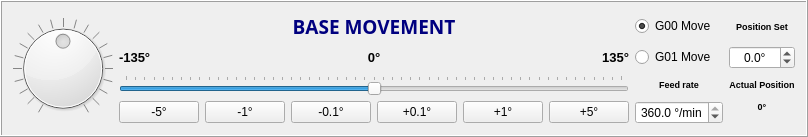
            <widget class="QFrame" name="base_frame">
             <property name="frameShape">
              <enum>QFrame::Box</enum>
             </property>
             <property name="frameShadow">
              <enum>QFrame::Raised</enum>
             </property>
             <layout class="QGridLayout" name="gridLayout_5">
              <item row="3" column="6" rowspan="2">
               <widget class="QPushButton" name="base_pushbutton6">
                <property name="cursor">
                 <cursorShape>PointingHandCursor</cursorShape>
                </property>
                <property name="text">
                 <string>+5°</string>
                </property>
               </widget>
              </item>
              <item row="3" column="3" rowspan="2">
               <widget class="QPushButton" name="base_pushbutton3">
                <property name="cursor">
                 <cursorShape>PointingHandCursor</cursorShape>
                </property>
                <property name="text">
                 <string>-0.1°</string>
                </property>
               </widget>
              </item>
              <item row="1" column="9">
               <widget class="QDoubleSpinBox" name="base_spinbox_2">
                <property name="alignment">
                 <set>Qt::AlignCenter</set>
                </property>
                <property name="accelerated">
                 <bool>false</bool>
                </property>
                <property name="suffix">
                 <string>°</string>
                </property>
                <property name="decimals">
                 <number>1</number>
                </property>
                <property name="minimum">
                 <double>-135.000000000000000</double>
                </property>
                <property name="maximum">
                 <double>135.000000000000000</double>
                </property>
                <property name="singleStep">
                 <double>0.100000000000000</double>
                </property>
               </widget>
              </item>
              <item row="3" column="2" rowspan="2">
               <widget class="QPushButton" name="base_pushbutton2">
                <property name="cursor">
                 <cursorShape>PointingHandCursor</cursorShape>
                </property>
                <property name="text">
                 <string>-1°</string>
                </property>
               </widget>
              </item>
              <item row="2" column="1" colspan="6">
               <widget class="QSlider" name="base_slider">
                <property name="cursor">
                 <cursorShape>SizeHorCursor</cursorShape>
                </property>
                <property name="minimum">
                 <number>-1350</number>
                </property>
                <property name="maximum">
                 <number>1350</number>
                </property>
                <property name="singleStep">
                 <number>1</number>
                </property>
                <property name="value">
                 <number>0</number>
                </property>
                <property name="orientation">
                 <enum>Qt::Horizontal</enum>
                </property>
                <property name="tickPosition">
                 <enum>QSlider::TicksAbove</enum>
                </property>
                <property name="tickInterval">
                 <number>50</number>
                </property>
               </widget>
              </item>
              <item row="2" column="7" colspan="2">
               <widget class="QLabel" name="base_label_vel">
                <property name="text">
                 <string>&lt;html&gt;&lt;head/&gt;&lt;body&gt;&lt;p&gt;&lt;span style=&quot; font-size:7pt; font-weight:600;&quot;&gt;Feed rate&lt;/span&gt;&lt;/p&gt;&lt;/body&gt;&lt;/html&gt;</string>
                </property>
                <property name="alignment">
                 <set>Qt::AlignCenter</set>
                </property>
               </widget>
              </item>
              <item row="0" column="7" colspan="2">
               <widget class="QRadioButton" name="base_radiobutton1">
                <property name="text">
                 <string>G00 Move</string>
                </property>
                <property name="checked">
                 <bool>true</bool>
                </property>
               </widget>
              </item>
              <item row="3" column="5" rowspan="2">
               <widget class="QPushButton" name="base_pushbutton5">
                <property name="cursor">
                 <cursorShape>PointingHandCursor</cursorShape>
                </property>
                <property name="text">
                 <string>+1°</string>
                </property>
               </widget>
              </item>
              <item row="2" column="9">
               <widget class="QLabel" name="base_labelact">
                <property name="text">
                 <string>&lt;html&gt;&lt;head/&gt;&lt;body&gt;&lt;p&gt;&lt;span style=&quot; font-size:7pt; font-weight:600;&quot;&gt;Actual Position&lt;/span&gt;&lt;/p&gt;&lt;/body&gt;&lt;/html&gt;</string>
                </property>
                <property name="alignment">
                 <set>Qt::AlignCenter</set>
                </property>
               </widget>
              </item>
              <item row="3" column="9">
               <widget class="QLabel" name="base_labelactvalue">
                <property name="text">
                 <string>&lt;html&gt;&lt;head/&gt;&lt;body&gt;&lt;p&gt;&lt;span style=&quot; font-size:7pt; font-weight:600;&quot;&gt;0°&lt;/span&gt;&lt;/p&gt;&lt;/body&gt;&lt;/html&gt;</string>
                </property>
                <property name="alignment">
                 <set>Qt::AlignCenter</set>
                </property>
               </widget>
              </item>
              <item row="1" column="6">
               <widget class="QLabel" name="base_label135">
                <property name="text">
                 <string>&lt;html&gt;&lt;head/&gt;&lt;body&gt;&lt;p&gt;&lt;span style=&quot; font-size:10pt; font-weight:600;&quot;&gt;135°&lt;/span&gt;&lt;/p&gt;&lt;/body&gt;&lt;/html&gt;</string>
                </property>
                <property name="alignment">
                 <set>Qt::AlignRight|Qt::AlignTrailing|Qt::AlignVCenter</set>
                </property>
               </widget>
              </item>
              <item row="1" column="7" colspan="2">
               <widget class="QRadioButton" name="base_radiobutton2">
                <property name="text">
                 <string>G01 Move</string>
                </property>
               </widget>
              </item>
              <item row="3" column="7" rowspan="2" colspan="2">
               <widget class="QDoubleSpinBox" name="base_spinbox">
                <property name="alignment">
                 <set>Qt::AlignCenter</set>
                </property>
                <property name="specialValueText">
                 <string/>
                </property>
                <property name="accelerated">
                 <bool>false</bool>
                </property>
                <property name="prefix">
                 <string/>
                </property>
                <property name="suffix">
                 <string> °/min</string>
                </property>
                <property name="decimals">
                 <number>1</number>
                </property>
                <property name="minimum">
                 <double>0.000000000000000</double>
                </property>
                <property name="maximum">
                 <double>360.000000000000000</double>
                </property>
                <property name="singleStep">
                 <double>0.100000000000000</double>
                </property>
                <property name="value">
                 <double>360.000000000000000</double>
                </property>
               </widget>
              </item>
              <item row="0" column="1" colspan="6">
               <widget class="QLabel" name="base_label">
                <property name="font">
                 <font>
                  <family>BankGothic Md BT</family>
                  <pointsize>13</pointsize>
                  <weight>75</weight>
                  <italic>false</italic>
                  <bold>true</bold>
                  <underline>false</underline>
                  <strikeout>false</strikeout>
                  <kerning>true</kerning>
                 </font>
                </property>
                <property name="text">
                 <string>&lt;html&gt;&lt;head/&gt;&lt;body&gt;&lt;p&gt;&lt;span style=&quot; font-size:14pt; font-weight:600; color:#00007f;&quot;&gt;BASE MOVEMENT&lt;/span&gt;&lt;/p&gt;&lt;/body&gt;&lt;/html&gt;</string>
                </property>
                <property name="alignment">
                 <set>Qt::AlignCenter</set>
                </property>
               </widget>
              </item>
              <item row="0" column="9">
               <widget class="QLabel" name="base_labelset">
                <property name="text">
                 <string>&lt;html&gt;&lt;head/&gt;&lt;body&gt;&lt;p&gt;&lt;span style=&quot; font-size:7pt; font-weight:600;&quot;&gt;Position Set&lt;/span&gt;&lt;/p&gt;&lt;/body&gt;&lt;/html&gt;</string>
                </property>
                <property name="alignment">
                 <set>Qt::AlignCenter</set>
                </property>
               </widget>
              </item>
              <item row="1" column="3" colspan="2">
               <widget class="QLabel" name="base_label0">
                <property name="text">
                 <string>&lt;html&gt;&lt;head/&gt;&lt;body&gt;&lt;p&gt;&lt;span style=&quot; font-size:10pt; font-weight:600;&quot;&gt; 0°&lt;/span&gt;&lt;/p&gt;&lt;/body&gt;&lt;/html&gt;</string>
                </property>
                <property name="alignment">
                 <set>Qt::AlignCenter</set>
                </property>
               </widget>
              </item>
              <item row="1" column="1">
               <widget class="QLabel" name="base_label_135">
                <property name="text">
                 <string>&lt;html&gt;&lt;head/&gt;&lt;body&gt;&lt;p&gt;&lt;span style=&quot; font-size:10pt; font-weight:600;&quot;&gt;-135°&lt;/span&gt;&lt;/p&gt;&lt;/body&gt;&lt;/html&gt;</string>
                </property>
               </widget>
              </item>
              <item row="3" column="4" rowspan="2">
               <widget class="QPushButton" name="base_pushbutton4">
                <property name="cursor">
                 <cursorShape>PointingHandCursor</cursorShape>
                </property>
                <property name="text">
                 <string>+0.1°</string>
                </property>
               </widget>
              </item>
              <item row="3" column="1" rowspan="2">
               <widget class="QPushButton" name="base_pushbutton1">
                <property name="cursor">
                 <cursorShape>PointingHandCursor</cursorShape>
                </property>
                <property name="text">
                 <string>-5°</string>
                </property>
               </widget>
              </item>
              <item row="0" column="0" rowspan="5">
               <widget class="QDial" name="base_dial">
                <property name="cursor">
                 <cursorShape>ClosedHandCursor</cursorShape>
                </property>
                <property name="minimum">
                 <number>-1350</number>
                </property>
                <property name="maximum">
                 <number>1350</number>
                </property>
                <property name="invertedAppearance">
                 <bool>false</bool>
                </property>
                <property name="invertedControls">
                 <bool>false</bool>
                </property>
                <property name="wrapping">
                 <bool>false</bool>
                </property>
                <property name="notchTarget">
                 <double>50.000000000000000</double>
                </property>
                <property name="notchesVisible">
                 <bool>true</bool>
                </property>
               </widget>
              </item>
             </layout>
            </widget>
